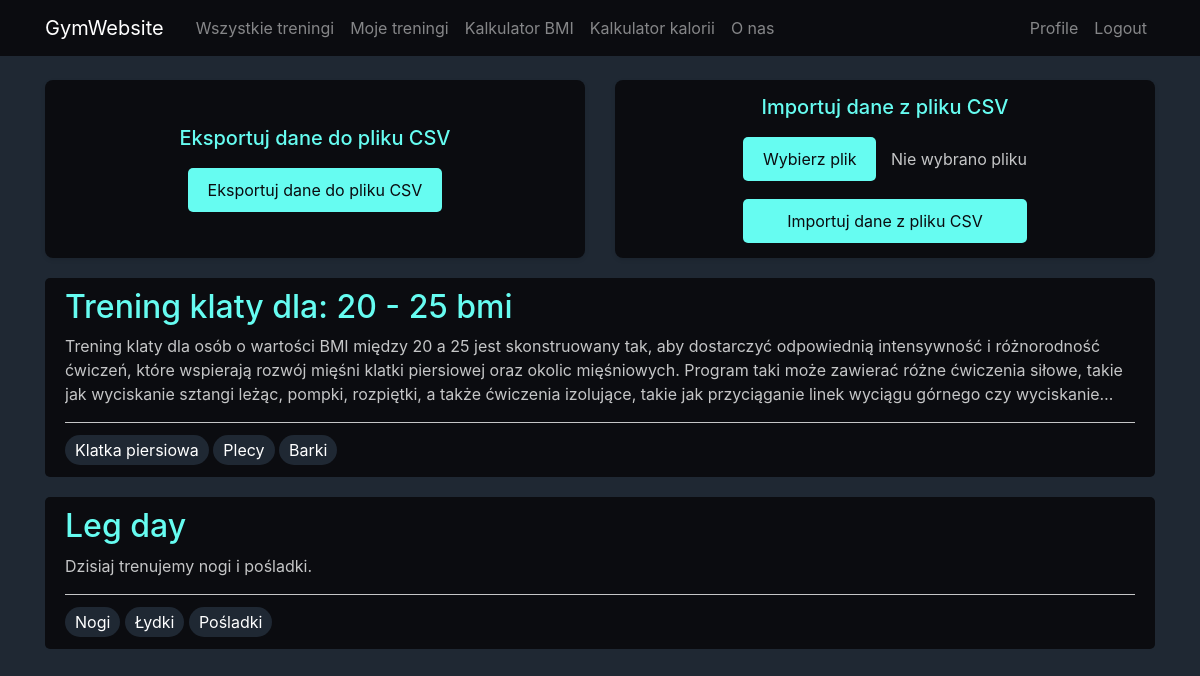
/my-workouts/ (signed in), run on the app's committed database.
### main/models.py (models this page shows, shortened)
class Workout(models.Model):
    id = models.AutoField(primary_key=True)
    title = models.CharField(max_length=100)
    description = models.TextField()
    created_at = models.DateTimeField(default=timezone.now)
    author = models.ForeignKey(User, on_delete=models.CASCADE)
    bmi_count = models.IntegerField()
    body_parts = models.ManyToManyField(Body_Part)
    workout_exercises = models.ManyToManyField(Workout_Exercise)

class Body_Part(models.Model):
    id = models.AutoField(primary_key=True)
    name = models.CharField(max_length=100)
    def __str__(self):
        return self.name

### main/views.py (the view)
# urls.py: path('my-workouts/', login_required(MyWorkoutsListView.as_view()), name='my-workouts'),
class MyWorkoutsListView(ListView):
    model = Workout
    template_name = 'main/my-workouts.html'
    context_object_name = 'workouts'
    def get_queryset(self):
        return self.request.user.profile.users_workouts.all()
    def get_context_data(self, **kwargs):
        context = super().get_context_data(**kwargs)
        context['myWorkouts'] = self.request.user.profile.users_workouts.all()
        return context

### main/templates/main/my-workouts.html (shortened to what this page needs)
{% extends "main/home.html" %}
{% block content %}
    <div id="container">
        <div id="eksportuj-div">
            <h5>Eksportuj dane do pliku CSV</h5>
            <form action="{% url 'export_workouts' %}" method="get">
                <button type="submit">Eksportuj dane do pliku CSV</button>
            </form>
        </div>
        <div id="importuj-div">
            <h5>Importuj dane z pliku CSV</h5>
            <form action="{% url 'import_workouts' %}" method="post" enctype="multipart/form-data">
                <label for="myfile" class="file-upload-label">
                    <span>Wybierz plik</span>
                </label>
                <span id="file-name">Nie wybrano pliku</span>
                <button type="submit" >Importuj dane z pliku CSV</button>
            </form>
        </div>
    </div>
    {{ block.super }}
{% endblock content %}

### main/templates/main/home.html
{% extends "main/base.html" %}
{% block content %}
    {% for workout in workouts %}
        <article class="media content-section">
            <div class="media-body">
                <h2><a class="article-title" href="{% url 'workout-detail' workout.id %}">{{ workout.title }}</a></h2>
                <p class="text-line-limited">{{ workout.description }}</p>
                <div class="article-metadata">
                    {% for i in workout.body_parts.all %}
                        <div class="body-part">{{ i }}</div>
                    {% endfor %}
                </div>
            </div>
        </article>
    {% endfor %}
{% endblock %}

### main/static/main/main.css (style rules this page uses)
body { background: #1f2833; color: #c5c6c7; margin-top: 5rem; }
h1, h2, h3, h4, h5, h6 { color: #66fcf1; }
.content-section { background: #0b0c10; padding: 10px 20px; border: none; border-radius: 5px; margin-bottom: 20px; }
.article-title { color: #66fcf1; }
.article-metadata { padding-block: 15px; margin-bottom: -10px; border-top: 1px solid #c5c6c7; }
.body-part { color: #ffff; display: inline; padding-inline: 5px; background-color: #1f2833; border-radius: 20px; padding: 5px; padding-inline: 10px; }
.text-line-limited { overflow: hidden; display: -webkit-box; -webkit-line-clamp: 3; line-clamp: 3; -webkit-box-orient: vertical; }
#container { display: flex; justify-content: space-between; color: transparent; padding: 0px; margin: 0 auto; width: 100%; margin-bottom: 20px; }
#eksportuj-div, #importuj-div { flex: 1; }
#eksportuj-div, #importuj-div { display: flex; flex-direction: column; align-items: center; text-align: center; justify-content: center; }
#eksportuj-div { margin-right: 30px; }
#eksportuj-div, #importuj-div { background-color: #0b0c10; padding: 15px; border-radius: 8px; box-shadow: 0 2px 4px rgba(0, 0, 0, 0.1); text-align: center; align-content: end; }
button[type="submit"] { display: block; width: 100%; padding: 10px 20px; border: none; border-radius: 5px; background-color: #66fcf1; color: #0b0c10; cursor: pointer; font-size: 16px; margin-top: 10px; }
.file-upload-label { display: inline-block; background-color: #66fcf1; color: #0b0c10; padding: 10px 20px; border-radius: 5px; cursor: pointer; transition: background-color 0.3s ease; margin-top: 10px; }
#file-name { margin-left: 10px; color: #c5c6c7; }

### data on the page
Workout: title "Trening klaty dla: 20 - 25 bmi", description "Trening klaty dla osób o wartości BMI między 20 a 25 jest skonstruowany tak, aby dostarczyć odpowiednią intensywność i różnorodność ćwiczeń, które wspierają rozwój mięśni klatki piersiowej oraz okolic mięśniowych. Program taki może zawierać różne ćwiczenia siłowe, takie jak wyciskanie sztangi leżąc, pompki, rozpiętki, a także ćwiczenia izolujące, takie jak przyciąganie linek wyciągu górnego czy…"
Body_Part: name "Klatka piersiowa"
Body_Part: name "Plecy"
Body_Part: name "Barki"
Workout: title "Leg day", description "Dzisiaj trenujemy nogi i pośladki."
Body_Part: name "Nogi"
Body_Part: name "Łydki"
Body_Part: name "Pośladki"
